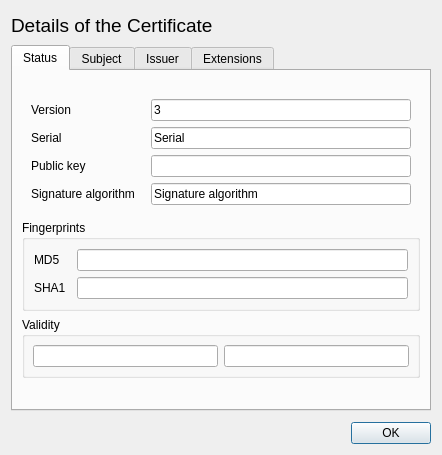
<?xml version="1.0" encoding="UTF-8"?>
<ui version="4.0">
 <class>CertificateDetail</class>
 <widget class="QDialog" name="CertificateDetail">
  <property name="geometry">
   <rect>
    <x>0</x>
    <y>0</y>
    <width>455</width>
    <height>507</height>
   </rect>
  </property>
  <property name="windowTitle">
   <string>X509 certificate</string>
  </property>
  <layout class="QVBoxLayout" name="verticalLayout_4">
   <property name="sizeConstraint">
    <enum>QLayout::SetFixedSize</enum>
   </property>
   <item>
    <layout class="QHBoxLayout">
     <property name="spacing">
      <number>6</number>
     </property>
     <property name="leftMargin">
      <number>0</number>
     </property>
     <property name="topMargin">
      <number>0</number>
     </property>
     <property name="rightMargin">
      <number>0</number>
     </property>
     <property name="bottomMargin">
      <number>0</number>
     </property>
     <item>
      <widget class="QLabel" name="headerLabel">
       <property name="minimumSize">
        <size>
         <width>0</width>
         <height>28</height>
        </size>
       </property>
       <property name="font">
        <font>
         <family>Arial</family>
         <pointsize>14</pointsize>
         <weight>50</weight>
         <italic>false</italic>
         <bold>false</bold>
         <underline>false</underline>
         <strikeout>false</strikeout>
        </font>
       </property>
       <property name="text">
        <string>Details of the Certificate</string>
       </property>
      </widget>
     </item>
     <item>
      <spacer>
       <property name="orientation">
        <enum>Qt::Horizontal</enum>
       </property>
       <property name="sizeType">
        <enum>QSizePolicy::Expanding</enum>
       </property>
       <property name="sizeHint" stdset="0">
        <size>
         <width>20</width>
         <height>20</height>
        </size>
       </property>
      </spacer>
     </item>
    </layout>
   </item>
   <item>
    <widget class="QTabWidget" name="tabwidget">
     <property name="currentIndex">
      <number>0</number>
     </property>
     <widget class="QWidget" name="unnamed">
      <attribute name="title">
       <string>Status</string>
      </attribute>
      <layout class="QVBoxLayout" name="verticalLayout_3">
       <item>
        <spacer>
         <property name="orientation">
          <enum>Qt::Vertical</enum>
         </property>
         <property name="sizeType">
          <enum>QSizePolicy::Preferred</enum>
         </property>
         <property name="sizeHint" stdset="0">
          <size>
           <width>20</width>
           <height>10</height>
          </size>
         </property>
        </spacer>
       </item>
       <item>
        <widget class="QFrame" name="frame">
         <property name="frameShadow">
          <enum>QFrame::Sunken</enum>
         </property>
         <layout class="QVBoxLayout" name="verticalLayout_2">
          <item>
           <layout class="QGridLayout" name="gridLayout">
            <item row="3" column="2">
             <widget class="QLineEdit" name="txtSigAlgo">
              <property name="sizePolicy">
               <sizepolicy hsizetype="Expanding" vsizetype="Preferred">
                <horstretch>0</horstretch>
                <verstretch>0</verstretch>
               </sizepolicy>
              </property>
              <property name="text">
               <string>Signature algorithm</string>
              </property>
              <property name="readOnly">
               <bool>true</bool>
              </property>
             </widget>
            </item>
            <item row="2" column="1">
             <spacer name="horizontalSpacer_7">
              <property name="orientation">
               <enum>Qt::Horizontal</enum>
              </property>
              <property name="sizeType">
               <enum>QSizePolicy::Fixed</enum>
              </property>
              <property name="sizeHint" stdset="0">
               <size>
                <width>10</width>
                <height>20</height>
               </size>
              </property>
             </spacer>
            </item>
            <item row="3" column="1">
             <spacer name="horizontalSpacer_3">
              <property name="orientation">
               <enum>Qt::Horizontal</enum>
              </property>
              <property name="sizeType">
               <enum>QSizePolicy::Fixed</enum>
              </property>
              <property name="sizeHint" stdset="0">
               <size>
                <width>10</width>
                <height>17</height>
               </size>
              </property>
             </spacer>
            </item>
            <item row="1" column="1">
             <spacer name="horizontalSpacer_2">
              <property name="orientation">
               <enum>Qt::Horizontal</enum>
              </property>
              <property name="sizeType">
               <enum>QSizePolicy::Fixed</enum>
              </property>
              <property name="sizeHint" stdset="0">
               <size>
                <width>10</width>
                <height>17</height>
               </size>
              </property>
             </spacer>
            </item>
            <item row="2" column="0">
             <widget class="QLabel" name="label_2">
              <property name="text">
               <string>Public key</string>
              </property>
             </widget>
            </item>
            <item row="2" column="2">
             <widget class="QLineEdit" name="txtPubKey">
              <property name="readOnly">
               <bool>true</bool>
              </property>
             </widget>
            </item>
            <item row="1" column="2">
             <widget class="QLineEdit" name="txtSerial">
              <property name="sizePolicy">
               <sizepolicy hsizetype="Expanding" vsizetype="Minimum">
                <horstretch>0</horstretch>
                <verstretch>0</verstretch>
               </sizepolicy>
              </property>
              <property name="text">
               <string>Serial</string>
              </property>
              <property name="readOnly">
               <bool>true</bool>
              </property>
             </widget>
            </item>
            <item row="1" column="0">
             <widget class="QLabel" name="TextLabel6">
              <property name="text">
               <string>Serial</string>
              </property>
              <property name="buddy">
               <cstring>txtSerial</cstring>
              </property>
             </widget>
            </item>
            <item row="3" column="0">
             <widget class="QLabel" name="TextLabel1_2_2">
              <property name="text">
               <string>Signature algorithm</string>
              </property>
              <property name="buddy">
               <cstring>txtSigAlgo</cstring>
              </property>
             </widget>
            </item>
            <item row="0" column="1">
             <spacer name="horizontalSpacer_6">
              <property name="orientation">
               <enum>Qt::Horizontal</enum>
              </property>
              <property name="sizeType">
               <enum>QSizePolicy::Fixed</enum>
              </property>
              <property name="sizeHint" stdset="0">
               <size>
                <width>10</width>
                <height>20</height>
               </size>
              </property>
             </spacer>
            </item>
            <item row="0" column="0">
             <widget class="QLabel" name="label_3">
              <property name="text">
               <string>Version</string>
              </property>
             </widget>
            </item>
            <item row="0" column="2">
             <widget class="QLineEdit" name="txtVersion">
              <property name="text">
               <string>3</string>
              </property>
              <property name="readOnly">
               <bool>true</bool>
              </property>
             </widget>
            </item>
           </layout>
          </item>
         </layout>
        </widget>
       </item>
       <item>
        <widget class="QGroupBox" name="fingerprints">
         <property name="title">
          <string>Fingerprints</string>
         </property>
         <layout class="QGridLayout" name="gridLayout_2">
          <item row="0" column="0">
           <widget class="QLabel" name="lblFP1">
            <property name="text">
             <string>MD5</string>
            </property>
            <property name="buddy">
             <cstring>txtFP1</cstring>
            </property>
           </widget>
          </item>
          <item row="0" column="1">
           <spacer name="horizontalSpacer_4">
            <property name="orientation">
             <enum>Qt::Horizontal</enum>
            </property>
            <property name="sizeType">
             <enum>QSizePolicy::Fixed</enum>
            </property>
            <property name="sizeHint" stdset="0">
             <size>
              <width>5</width>
              <height>20</height>
             </size>
            </property>
           </spacer>
          </item>
          <item row="0" column="2">
           <widget class="QLineEdit" name="txtFP1">
            <property name="minimumSize">
             <size>
              <width>330</width>
              <height>0</height>
             </size>
            </property>
            <property name="toolTip">
             <string/>
            </property>
            <property name="readOnly">
             <bool>true</bool>
            </property>
           </widget>
          </item>
          <item row="1" column="0">
           <widget class="QLabel" name="lblFP2">
            <property name="text">
             <string>SHA1</string>
            </property>
            <property name="buddy">
             <cstring>txtFP2</cstring>
            </property>
           </widget>
          </item>
          <item row="1" column="1">
           <spacer name="horizontalSpacer_5">
            <property name="orientation">
             <enum>Qt::Horizontal</enum>
            </property>
            <property name="sizeType">
             <enum>QSizePolicy::Fixed</enum>
            </property>
            <property name="sizeHint" stdset="0">
             <size>
              <width>5</width>
              <height>20</height>
             </size>
            </property>
           </spacer>
          </item>
          <item row="1" column="2">
           <widget class="QLineEdit" name="txtFP2">
            <property name="readOnly">
             <bool>true</bool>
            </property>
           </widget>
          </item>
         </layout>
        </widget>
       </item>
       <item>
        <widget class="QGroupBox" name="validity">
         <property name="title">
          <string>Validity</string>
         </property>
         <layout class="QHBoxLayout">
          <property name="spacing">
           <number>6</number>
          </property>
          <property name="leftMargin">
           <number>8</number>
          </property>
          <property name="topMargin">
           <number>8</number>
          </property>
          <property name="rightMargin">
           <number>8</number>
          </property>
          <property name="bottomMargin">
           <number>8</number>
          </property>
          <item>
           <widget class="QLineEdit" name="txtNotBefore">
            <property name="toolTip">
             <string/>
            </property>
            <property name="readOnly">
             <bool>true</bool>
            </property>
           </widget>
          </item>
          <item>
           <widget class="QLineEdit" name="txtNotAfter">
            <property name="toolTip">
             <string/>
            </property>
            <property name="readOnly">
             <bool>true</bool>
            </property>
           </widget>
          </item>
         </layout>
        </widget>
       </item>
       <item>
        <spacer>
         <property name="orientation">
          <enum>Qt::Vertical</enum>
         </property>
         <property name="sizeType">
          <enum>QSizePolicy::Expanding</enum>
         </property>
         <property name="sizeHint" stdset="0">
          <size>
           <width>20</width>
           <height>20</height>
          </size>
         </property>
        </spacer>
       </item>
      </layout>
     </widget>
     <widget class="QWidget" name="unnamed_1">
      <attribute name="title">
       <string>Subject</string>
      </attribute>
      <layout class="QVBoxLayout">
       <property name="spacing">
        <number>6</number>
       </property>
       <property name="leftMargin">
        <number>11</number>
       </property>
       <property name="topMargin">
        <number>11</number>
       </property>
       <property name="rightMargin">
        <number>11</number>
       </property>
       <property name="bottomMargin">
        <number>11</number>
       </property>
       <item>
        <widget class="DistName" name="subject" native="true"/>
       </item>
      </layout>
     </widget>
     <widget class="QWidget" name="unname_3">
      <attribute name="title">
       <string>Issuer</string>
      </attribute>
      <layout class="QVBoxLayout">
       <property name="spacing">
        <number>6</number>
       </property>
       <property name="leftMargin">
        <number>11</number>
       </property>
       <property name="topMargin">
        <number>11</number>
       </property>
       <property name="rightMargin">
        <number>11</number>
       </property>
       <property name="bottomMargin">
        <number>11</number>
       </property>
       <item>
        <widget class="DistName" name="issuer" native="true"/>
       </item>
      </layout>
     </widget>
     <widget class="QWidget" name="unnamed_2">
      <attribute name="title">
       <string>Extensions</string>
      </attribute>
      <layout class="QVBoxLayout" name="verticalLayout">
       <item>
        <widget class="QTextEdit" name="v3extensions">
         <property name="readOnly">
          <bool>true</bool>
         </property>
        </widget>
       </item>
      </layout>
     </widget>
    </widget>
   </item>
   <item>
    <spacer name="verticalSpacer">
     <property name="orientation">
      <enum>Qt::Vertical</enum>
     </property>
     <property name="sizeType">
      <enum>QSizePolicy::Fixed</enum>
     </property>
     <property name="sizeHint" stdset="0">
      <size>
       <width>20</width>
       <height>5</height>
      </size>
     </property>
    </spacer>
   </item>
   <item>
    <widget class="QDialogButtonBox" name="buttonBox">
     <property name="minimumSize">
      <size>
       <width>420</width>
       <height>0</height>
      </size>
     </property>
     <property name="standardButtons">
      <set>QDialogButtonBox::Ok</set>
     </property>
    </widget>
   </item>
  </layout>
 </widget>
 <customwidgets>
  <customwidget>
   <class>DistName</class>
   <extends>QWidget</extends>
   <header>widgets/distname.h</header>
   <container>1</container>
  </customwidget>
 </customwidgets>
 <resources/>
 <connections>
  <connection>
   <sender>buttonBox</sender>
   <signal>accepted()</signal>
   <receiver>CertificateDetail</receiver>
   <slot>accept()</slot>
   <hints>
    <hint type="sourcelabel">
     <x>369</x>
     <y>422</y>
    </hint>
    <hint type="destinationlabel">
     <x>235</x>
     <y>405</y>
    </hint>
   </hints>
  </connection>
 </connections>
</ui>
